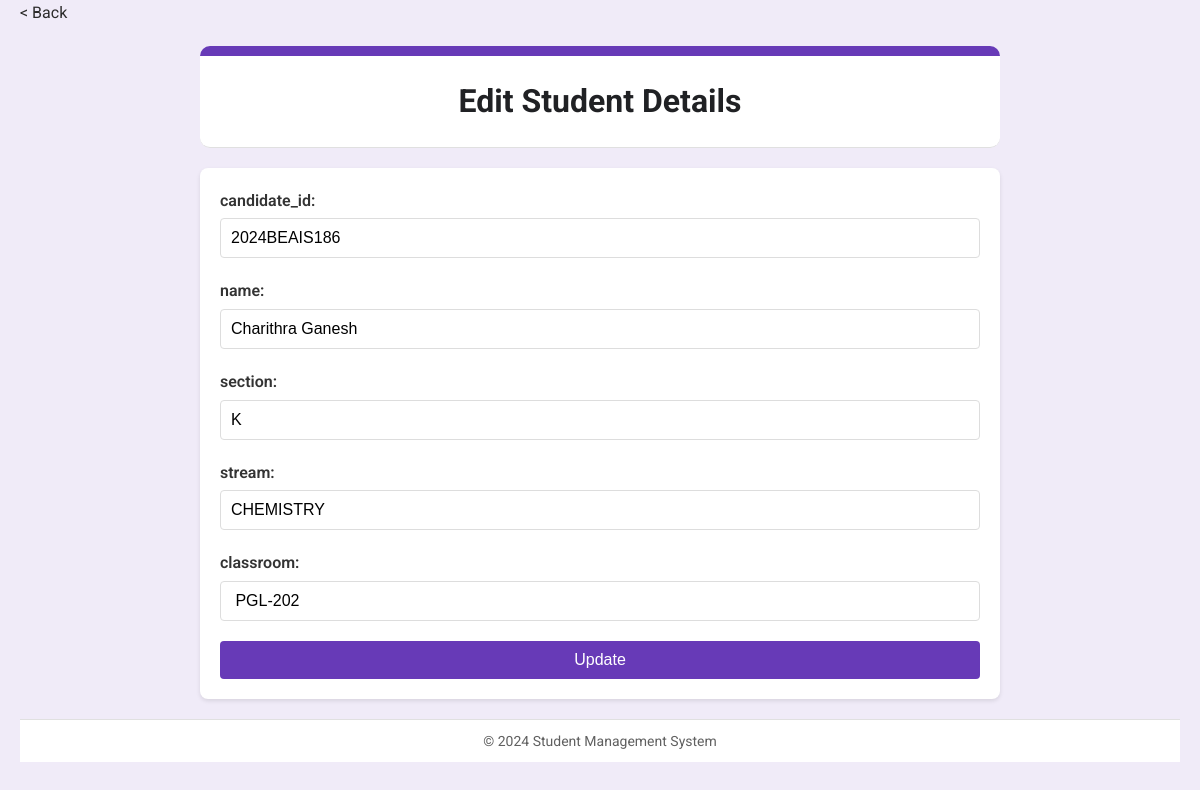
The page /edit_student?student_id=50 (signed in) on the database as committed earlier.
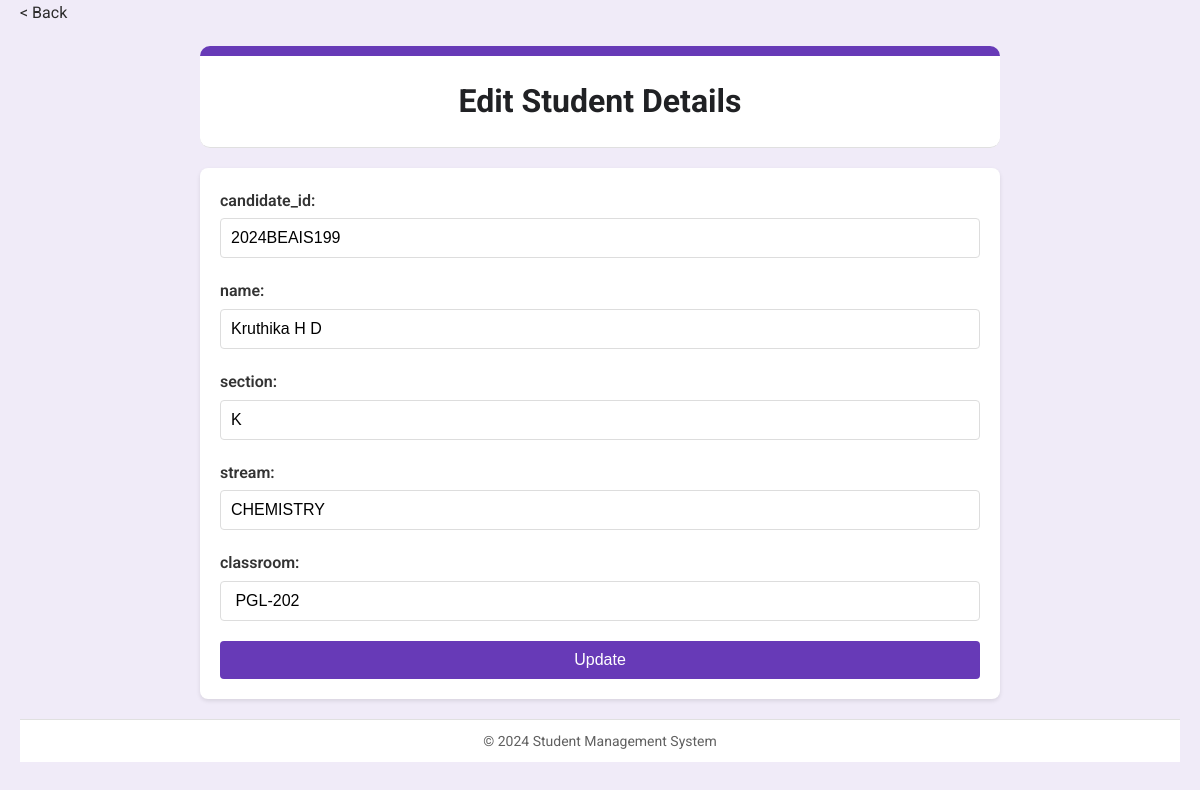
The same page on the database as committed later.
### app.py (models this page shows)
class Student(db.Model):
    id = db.Column(db.Integer, primary_key=True)
    candidate_id = db.Column(db.String(10), unique=True, nullable=False)
    name = db.Column(db.String(50), nullable=False)
    section = db.Column(db.String(2), nullable=False)
    stream  = db.Column(db.String(10), nullable=False)
    classroom = db.Column(db.String(10))

### app.py (the view)
@app.route('/edit_student', methods=['GET'])
@login_required
def edit_student_form():
    student_id = request.args.get('student_id')
    if student_id:
        student = db.session.get(Student, student_id)
        if student:
            columns = db.session.execute(text("PRAGMA table_info(student)")).fetchall()
            student_data = {col[1]: getattr(student, col[1], '') for col in columns}
            return render_template('edit_student.html', student=student_data)
        else:
            flash("Enter Student IDS!")
            return redirect(url_for('index'))
    return redirect(url_for('edit_student'))

### app.py (called while the page is built)
@login_manager.user_loader
def load_user(user_id):
    return db.session.get(User, int(user_id))

### templates/edit_student.html (shortened to what this page needs)
<!DOCTYPE html>
<html lang="en">
<head>
</head>
<body>
    <div><a href="{{ url_for('index') }}" class="back">< Back</a></div>
    <header>
        <h1>Edit Student Details</h1>
    </header>
    <div class="container">
        <form action="{{ url_for('update_student') }}" method="post">
            {% for field, value in student.items() %}
                {% if field != 'id' %}
                    <label for="{{ field }}">{{ field }}:</label>
                    <input type="text" id="{{ field }}" name="{{ field }}" value="{{ value }}">
                {% endif %}
            {% endfor %}
            <button type="submit">Update</button>
        </form>
    </div>
    <footer>
        <p>&copy; 2024 Student Management System</p>
    </footer>
</body>
</html>

Rows that differ between the two databases and show on the page:
changed Student "CHEMISTRY": candidate_id "2024BEAIS186" → "2024BEAIS199"; name "Charithra Ganesh" → "Kruthika H D"
